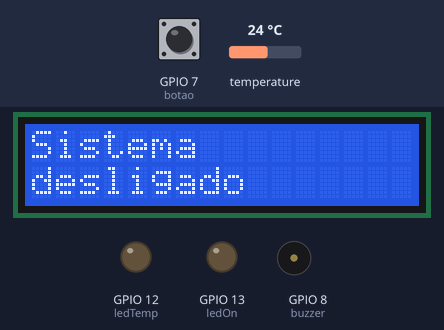
The sketch below on a simulated ESP32-S3. Parts: 16×2 character LCD, output pins drawn as LEDs (lit = HIGH), buzzer (waves = sounding). The inputs (shaded band) are chosen by the test bench; at power-on: GPIO 7 (botao) HIGH, temperature 24 °C.

Above: at 1.2 s.
1.3 s: GPIO 7 (botao) pulled LOW for 0.15 s
At 2.5 s:
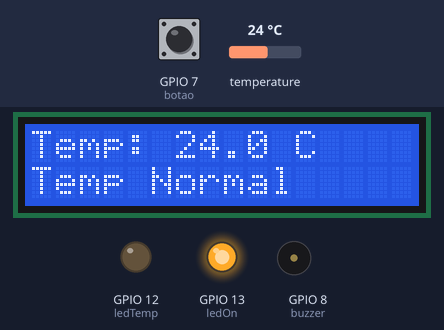
3.5 s: temperature set to 25.5 °C
At 5.2 s:
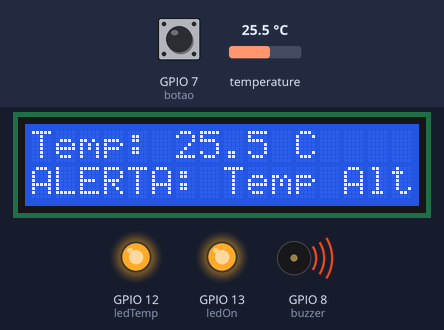
5.5 s: GPIO 7 (botao) pulled LOW for 1 s
At 6.1 s:
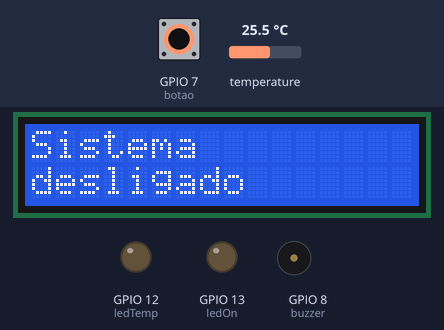
9.5 s: GPIO 7 (botao) pulled LOW for 3.2 s
At 10.8 s:
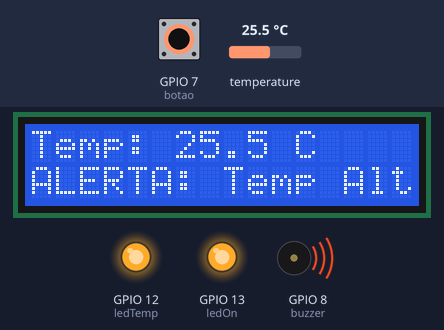
14.2 s: GPIO 7 (botao) pulled LOW for 0.15 s
At 15.1 s:
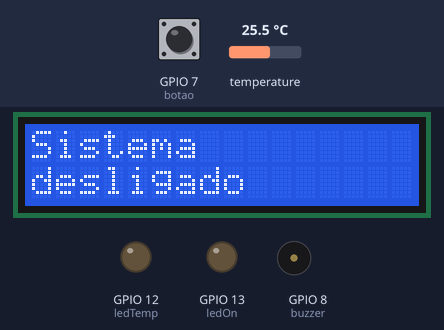
17.3 s: GPIO 7 (botao) pulsed LOW 2 times (0.12 s each, 0.3 s apart)
At 17.48 s:
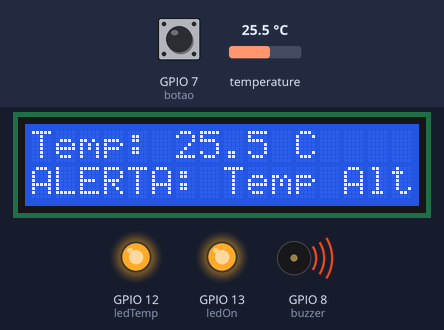
Timing chart, 0 to 20.3 s (numbered marks = the images above; inputs shaded):
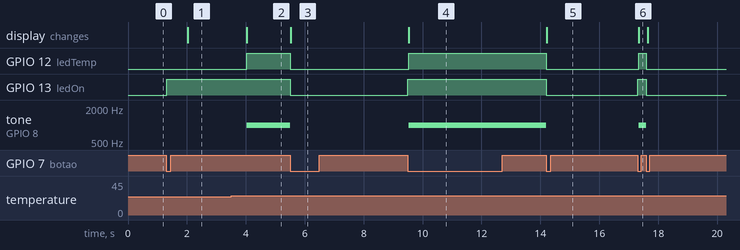

Measured:
- the behaviour switches between 25 and 25.1 °C on temperature (found by bisection; images 1 and 2)
- after the input at 1.3 s, GPIO 13 (ledOn): LOW → HIGH at once; the display: changes after 0.73 s (image 1)
- after the input at 3.5 s, GPIO 12 (ledTemp): LOW → HIGH after 0.53 s; tone on GPIO 8 (buzzer): silent → 1000 Hz after 0.53 s; the display: changes after 0.53 s (image 2)
- after the input at 5.5 s, GPIO 12 (ledTemp), GPIO 13 (ledOn): HIGH → LOW at once; tone on GPIO 8 (buzzer): 1000 Hz → silent at once; the display: changes at once (image 3)
- after the input at 9.5 s, GPIO 12 (ledTemp), GPIO 13 (ledOn): LOW → HIGH at once; tone on GPIO 8 (buzzer): silent → 1000 Hz at once; the display: changes at once (image 4)
- after the input at 14.2 s, GPIO 12 (ledTemp), GPIO 13 (ledOn): HIGH → LOW at once; tone on GPIO 8 (buzzer): 1000 Hz → silent at once; the display: changes at once (image 5)
- after the input at 17.3 s, GPIO 12 (ledTemp): LOW → HIGH at once, → LOW 0.27 s later; GPIO 13 (ledOn): LOW → HIGH at once, → LOW 0.30 s later; tone on GPIO 8 (buzzer): silent → 1000 Hz at once, → silent 0.27 s later; the display: changes at once (image 6)

The sketch:

prototipo01.ino
```cpp
// Definição de bibliotecas
#include <Wire.h>
#include <Adafruit_Sensor.h>
#include <Adafruit_BME280.h>
#include <LiquidCrystal_I2C.h>

// Definições
#define SEALEVELPRESSURE_HPA (1013.25)  // Pressão ao nível do mar em hPa

// Inicialização de objetos
Adafruit_BME280 bme; // Inicializa o sensor BME280
LiquidCrystal_I2C lcd(0x27, 16, 2); // Endereço I2C do LCD 16x2

// Definição dos pinos
int buzzer = 8;  // Pino do buzzer
int ledOn = 13;  // LED indicador de ligado
int ledTemp = 12; // LED de alerta de temperatura alta
int botao = 7;   // Pino do botão

unsigned long previousMillis = 0;  // Armazena o último tempo em que ocorreu a leitura
const long interval = 2000;        // Intervalo de 2 segundos para a leitura

int cont = 0;  // Contador para ligar/desligar o sistema
bool estadoBotao = false;  // Estado anterior do botão

// Classe para gerenciar o sistema de monitoramento
class SistemaMonitoramento {
public:
  float temperature;

  // Função para ativar os LEDs e o buzzer
  void ativarAlarmes() {
    tone(buzzer, 1000); // Ativar alarme sonoro
    digitalWrite(ledTemp, HIGH); // Acender LED de alerta
  }

  // Função para desativar os LEDs e o buzzer
  void desativarAlarmes() {
    noTone(buzzer);  // Desativa o som
    digitalWrite(ledTemp, LOW);  // Apagar LED de alerta
  }
};

// Instancia a classe
SistemaMonitoramento sistema;

// Função para ler a temperatura do BME280
float lerTemperatura() {
  return bme.readTemperature(); // Lê a temperatura do sensor BME280
}

// Função para exibir as informações no LCD
void exibirInformacoes(float temperatura) {
  lcd.clear();
  lcd.setCursor(0, 0);
  lcd.print("Temp: ");
  lcd.print(temperatura, 1);
  lcd.print(" C");

  if (temperatura > 25.0) {
    lcd.setCursor(0, 1);
    lcd.print("ALERTA: Temp Alta");
  } else {
    lcd.setCursor(0, 1);
    lcd.print("Temp Normal");
  }
}

void setup() {
  Serial.begin(9600);

  // Inicializa o LCD
  lcd.init();  // Inicializa o LCD
  lcd.backlight();  // Liga a luz de fundo do LCD

  // Inicializa o sensor BME280
  if (!bme.begin(0x76)) {
    Serial.println("Erro ao inicializar o sensor BME280!");
    while (1);
  }

  // Configuração dos pinos
  pinMode(buzzer, OUTPUT);
  pinMode(ledOn, OUTPUT);
  pinMode(ledTemp, OUTPUT);
  pinMode(botao, INPUT_PULLUP);

  // Inicializa os LEDs e o buzzer como desligados
  digitalWrite(ledOn, LOW);
  digitalWrite(ledTemp, LOW);
  noTone(buzzer);
}

void loop() {
  // Verifica o estado do botão
  if (digitalRead(botao) == LOW && !estadoBotao) {
    cont = !cont;  // Alterna o valor de cont entre 0 e 1
    estadoBotao = true;  // Marca o botão como pressionado
  } else if (digitalRead(botao) == HIGH) {
    estadoBotao = false;  // Libera o botão quando ele for solto
  }

  // O sistema está ligado quando cont = 1
  if (cont == 1) {
    digitalWrite(ledOn, HIGH);  // Liga o LED indicador de sistema ligado

    // Obter o tempo atual
    unsigned long currentMillis = millis();

    // Atualiza a cada 2 segundos
    if (currentMillis - previousMillis >= interval) {
      // Atualiza o tempo anterior
      previousMillis = currentMillis;

      // Lê a temperatura
      sistema.temperature = lerTemperatura();

      // Verificar se a leitura do sensor está correta
      if (isnan(sistema.temperature)) {
        lcd.clear();
        lcd.setCursor(0, 0);
        lcd.print("Erro na leitura");
        return;
      }

      // Exibe as informações no LCD
      exibirInformacoes(sistema.temperature);

      // Verifica se a temperatura é maior que 25°C
      if (sistema.temperature > 25.0) {
        sistema.ativarAlarmes();
      } else {
        sistema.desativarAlarmes();
      }
    }
  } else {
    // O sistema é delisgado quando cont = 0
    digitalWrite(ledOn, LOW);  // Desliga o LED indicador de sistema ligado
    sistema.desativarAlarmes();  // Garante que os alarmes estão desligados
    lcd.clear();  // Limpa o LCD
    lcd.setCursor(0, 0);
    lcd.print("Sistema");
    lcd.setCursor(0, 1);
    lcd.print("desligado");
  }
}
```
